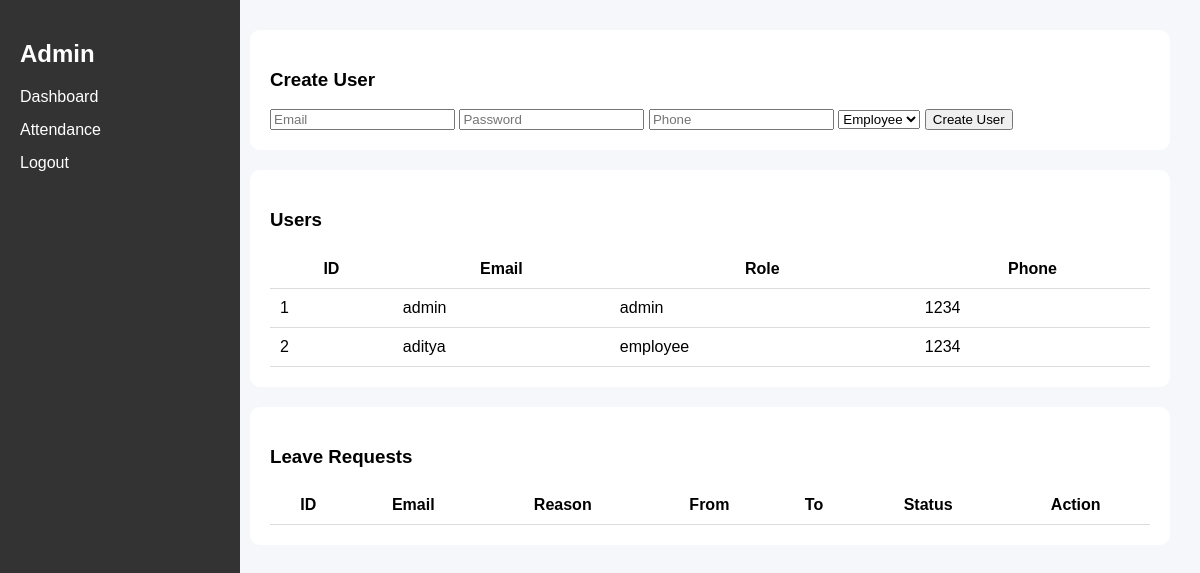
The page /admin on the database its author committed.
### tables this page shows
CREATE TABLE users (
    id INTEGER PRIMARY KEY AUTOINCREMENT,
    email TEXT UNIQUE,
    password TEXT,
    role TEXT,
    phone TEXT
);

### app.py (the view)
@app.get("/admin", response_class=HTMLResponse)
def admin_dashboard(request: Request):
    leaves = cur.execute("SELECT * FROM leaves").fetchall()
    users = cur.execute("SELECT * FROM users").fetchall()
    return templates.TemplateResponse(
        "dashboard_admin.html",
        {"request": request, "leaves": leaves, "users": users}
    )

### templates/dashboard_admin.html (shortened to what this page needs)
<!DOCTYPE html>
<html>
<head>
</head>
<body>
<div class="sidebar">
<h2>Admin</h2>
<a href="/admin">Dashboard</a>
<a href="/admin_attendance">Attendance</a>
<a href="/logout">Logout</a>
</div>
<div class="main">
<div class="card">
<h3>Create User</h3>
<form method="post" action="/create_user">
<input name="email" placeholder="Email" required>
<input name="password" placeholder="Password" required>
<input name="phone" placeholder="Phone" required>
<select name="role">
<option value="employee">Employee</option>
</select>
<button>Create User</button>
</form>
</div>
<div class="card">
<h3>Users</h3>
<table>
<tr>
<th>ID</th>
<th>Email</th>
<th>Role</th>
<th>Phone</th>
</tr>
{% for u in users %}
<tr>
<td>{{u[0]}}</td>
<td>{{u[1]}}</td>
<td>{{u[3]}}</td>
<td>{{u[4]}}</td>
</tr>
{% endfor %}
</table>
</div>
<div class="card">
<h3>Leave Requests</h3>
<table>
<tr>
<th>ID</th>
<th>Email</th>
<th>Reason</th>
<th>From</th>
<th>To</th>
<th>Status</th>
<th>Action</th>
</tr>
</table>
</div>
</div>
</body>
</html>

### templates/dashboard_admin.html (style rules this page uses)
body { margin:0;font-family:Arial;background:#f5f7fb; }
.sidebar { width:200px;height:100vh;background:#333;color:white;position:fixed;padding:20px; }
.sidebar a { color:white;display:block;margin:15px 0;text-decoration:none; }
.main { margin-left:220px;padding:30px; }
.card { background:white;padding:20px;border-radius:10px;margin-bottom:20px; }
table { width:100%;border-collapse:collapse; }
td, th { padding:10px;border-bottom:1px solid #ddd; }

### rows shown on the page
users: id "1", email "admin", role "admin", phone "1234"
users: id "2", email "aditya", role "employee", phone "1234"
